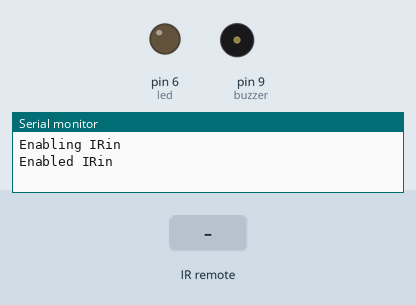
Recording of a sketch running on a simulated Arduino Uno, built with avr-gcc and run on an emulated ATmega328P. Parts: output pins drawn as LEDs (lit = HIGH), buzzer (waves = sounding), the last lines printed to the serial monitor. Inputs (shaded band) come from the test bench.

Above: at 1.2 s.
1.3 s: infrared code 0xFF30CF received
At 1.63 s:
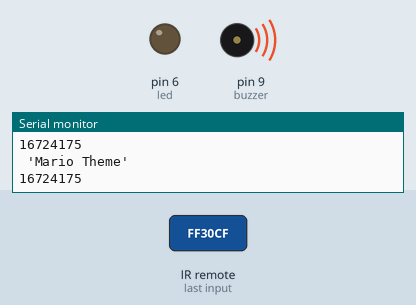
4.3 s: infrared code 0xFFC23D received
At 4.7 s:
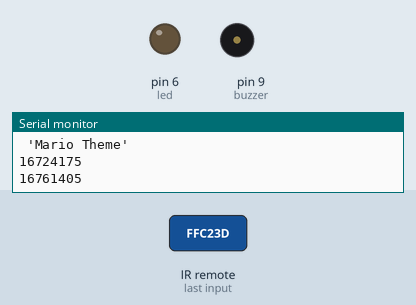
5.8 s: infrared code 0xFF18E7 received
At 13.55 s:
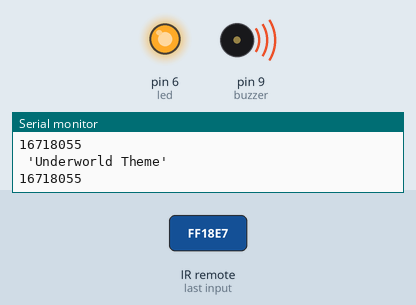
Timing chart, 0 to 14.8 s (numbered marks = the images above; inputs shaded):
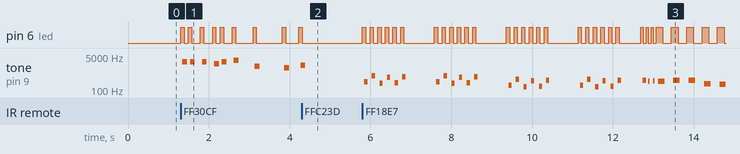

Measured:
- after the input at 1.3 s, tone on pin 9 (buzzer): plays 2568 Hz for 0.12 s, 2585 Hz for 0.12 s, 2585 Hz for 0.12 s, 2062 Hz for 0.12 s, 2585 Hz for 0.12 s, 3059 Hz for 0.12 s … (9 notes in this stretch), starting at once
- after the input at 4.3 s, pin 6 (led): goes on until 4.3 s, then stays LOW; tone on pin 9 (buzzer): goes on until 4.4 s, then stays silent
- after the input at 5.8 s, tone on pin 9 (buzzer): plays 260 Hz for 0.08 s, 521 Hz for 0.08 s, 220 Hz for 0.08 s, 438 Hz for 0.08 s, 233 Hz for 0.08 s, 465 Hz for 0.08 s … (32 notes in this stretch), starting after 0.05 s

The sketch:

ProjetoCarlosZe.ino
```cpp
//Definição de Variaveis
int RECV_PIN = 12;
const int songspeed = 1.5;
int buzzer = 9;
int led = 6;
int song = 0;
//*****************************************
//Definição de notas
#define NOTE_C4  262
#define NOTE_D4  294
#define NOTE_E4  330
#define NOTE_F4  349
#define NOTE_G4  392
#define NOTE_A4  440
#define NOTE_B4  494
#define NOTE_C5  523
#define NOTE_D5  587
#define NOTE_E5  659
#define NOTE_F5  698
#define NOTE_G5  784
#define NOTE_A5  880
#define NOTE_B5  988
#define NOTE_B0  31
#define NOTE_C1  33
#define NOTE_CS1 35
#define NOTE_D1  37
#define NOTE_DS1 39
#define NOTE_E1  41
#define NOTE_F1  44
#define NOTE_FS1 46
#define NOTE_G1  49
#define NOTE_GS1 52
#define NOTE_A1  55
#define NOTE_AS1 58
#define NOTE_B1  62
#define NOTE_C2  65
#define NOTE_CS2 69
#define NOTE_D2  73
#define NOTE_DS2 78
#define NOTE_E2  82
#define NOTE_F2  87
#define NOTE_FS2 93
#define NOTE_G2  98
#define NOTE_GS2 104
#define NOTE_A2  110
#define NOTE_AS2 117
#define NOTE_B2  123
#define NOTE_C3  131
#define NOTE_CS3 139
#define NOTE_D3  147
#define NOTE_DS3 156
#define NOTE_E3  165
#define NOTE_F3  175
#define NOTE_FS3 185
#define NOTE_G3  196
#define NOTE_GS3 208
#define NOTE_A3  220
#define NOTE_AS3 233
#define NOTE_B3  247
#define NOTE_C4  262
#define NOTE_CS4 277
#define NOTE_D4  294
#define NOTE_DS4 311
#define NOTE_E4  330
#define NOTE_F4  349
#define NOTE_FS4 370
#define NOTE_G4  392
#define NOTE_GS4 415
#define NOTE_A4  440
#define NOTE_AS4 466
#define NOTE_B4  494
#define NOTE_C5  523
#define NOTE_CS5 554
#define NOTE_D5  587
#define NOTE_DS5 622
#define NOTE_E5  659
#define NOTE_F5  698
#define NOTE_FS5 740
#define NOTE_G5  784
#define NOTE_GS5 831
#define NOTE_A5  880
#define NOTE_AS5 932
#define NOTE_B5  988
#define NOTE_C6  1047
#define NOTE_CS6 1109
#define NOTE_D6  1175
#define NOTE_DS6 1245
#define NOTE_E6  1319
#define NOTE_F6  1397
#define NOTE_FS6 1480
#define NOTE_G6  1568
#define NOTE_GS6 1661
#define NOTE_A6  1760
#define NOTE_AS6 1865
#define NOTE_B6  1976
#define NOTE_C7  2093
#define NOTE_CS7 2217
#define NOTE_D7  2349
#define NOTE_DS7 2489
#define NOTE_E7  2637
#define NOTE_F7  2794
#define NOTE_FS7 2960
#define NOTE_G7  3136
#define NOTE_GS7 3322
#define NOTE_A7  3520
#define NOTE_AS7 3729
#define NOTE_B7  3951
#define NOTE_C8  4186
#define NOTE_CS8 4435
#define NOTE_D8  4699
#define NOTE_DS8 4978
#define melodyPin 3
//*****************************************
//Definição de Librarias
#include <IRremote.h>
IRrecv irrecv(RECV_PIN);
decode_results results;
//*****************************************
//Definição das Musicas
//*****************************************
//Super Mário
int melody[] = {
  NOTE_E7, NOTE_E7, 0, NOTE_E7,
  0, NOTE_C7, NOTE_E7, 0,
  NOTE_G7, 0, 0,  0,
  NOTE_G6, 0, 0, 0,

  0, 0, NOTE_E6, 0,
  0, NOTE_A6, 0, NOTE_B6,
  0, NOTE_AS6, NOTE_A6, 0,

  NOTE_G6, NOTE_E7, NOTE_G7,
  NOTE_A7, 0, NOTE_F7, NOTE_G7,
  0, NOTE_E7, 0, NOTE_C7,
  NOTE_D7, NOTE_B6, 0, 0,

  NOTE_C7, 0, 0, NOTE_G6,
  0, 0, NOTE_E6, 0,
  0, NOTE_A6, 0, NOTE_B6,
  0, NOTE_AS6, NOTE_A6, 0,

  NOTE_G6, NOTE_E7, NOTE_G7,
  NOTE_A7, 0, NOTE_F7, NOTE_G7,
  0, NOTE_E7, 0, NOTE_C7,
  NOTE_D7, NOTE_B6, 0, 0
};

int tempo[] = {
  12, 12, 12, 12,
  12, 12, 12, 12,
  12, 12, 12, 12,
  12, 12, 12, 12,

  12, 12, 12, 12,
  12, 12, 12, 12,
  12, 12, 12, 12,
  12, 12, 12, 12,

  9, 9, 9,
  12, 12, 12, 12,
  12, 12, 12, 12,
  12, 12, 12, 12,

  12, 12, 12, 12,
  12, 12, 12, 12,
  12, 12, 12, 12,
  12, 12, 12, 12,

  9, 9, 9,
  12, 12, 12, 12,
  12, 12, 12, 12,
  12, 12, 12, 12,
};
//*****************************************
//Underworld
int underworld_melody[] = {
  NOTE_C4, NOTE_C5, NOTE_A3, NOTE_A4,
  NOTE_AS3, NOTE_AS4, 0,
  0,
  NOTE_C4, NOTE_C5, NOTE_A3, NOTE_A4,
  NOTE_AS3, NOTE_AS4, 0,
  0,
  NOTE_F3, NOTE_F4, NOTE_D3, NOTE_D4,
  NOTE_DS3, NOTE_DS4, 0,
  0,
  NOTE_F3, NOTE_F4, NOTE_D3, NOTE_D4,
  NOTE_DS3, NOTE_DS4, 0,
  0, NOTE_DS4, NOTE_CS4, NOTE_D4,
  NOTE_CS4, NOTE_DS4,
  NOTE_DS4, NOTE_GS3,
  NOTE_G3, NOTE_CS4,
  NOTE_C4, NOTE_FS4, NOTE_F4, NOTE_E3, NOTE_AS4, NOTE_A4,
  NOTE_GS4, NOTE_DS4, NOTE_B3,
  NOTE_AS3, NOTE_A3, NOTE_GS3,
  0, 0, 0
};

int underworld_tempo[] = {
  12, 12, 12, 12,
  12, 12, 6,
  3,
  12, 12, 12, 12,
  12, 12, 6,
  3,
  12, 12, 12, 12,
  12, 12, 6,
  3,
  12, 12, 12, 12,
  12, 12, 6,
  6, 18, 18, 18,
  6, 6,
  6, 6,
  6, 6,
  18, 18, 18, 18, 18, 18,
  10, 10, 10,
  10, 10, 10,
  3, 3, 3
};
//*****************************************
//Piratas
int notes_Piratas[] = {
  NOTE_E4, NOTE_G4, NOTE_A4, NOTE_A4, 0,
  NOTE_A4, NOTE_B4, NOTE_C5, NOTE_C5, 0,
  NOTE_C5, NOTE_D5, NOTE_B4, NOTE_B4, 0,
  NOTE_A4, NOTE_G4, NOTE_A4, 0,

  NOTE_E4, NOTE_G4, NOTE_A4, NOTE_A4, 0,
  NOTE_A4, NOTE_B4, NOTE_C5, NOTE_C5, 0,
  NOTE_C5, NOTE_D5, NOTE_B4, NOTE_B4, 0,
  NOTE_A4, NOTE_G4, NOTE_A4, 0,

  NOTE_E4, NOTE_G4, NOTE_A4, NOTE_A4, 0,
  NOTE_A4, NOTE_C5, NOTE_D5, NOTE_D5, 0,
  NOTE_D5, NOTE_E5, NOTE_F5, NOTE_F5, 0,
  NOTE_E5, NOTE_D5, NOTE_E5, NOTE_A4, 0,

  NOTE_A4, NOTE_B4, NOTE_C5, NOTE_C5, 0,
  NOTE_D5, NOTE_E5, NOTE_A4, 0,
  NOTE_A4, NOTE_C5, NOTE_B4, NOTE_B4, 0,
  NOTE_C5, NOTE_A4, NOTE_B4, 0,

  NOTE_A4, NOTE_A4,
  //Repeat of first part
  NOTE_A4, NOTE_B4, NOTE_C5, NOTE_C5, 0,
  NOTE_C5, NOTE_D5, NOTE_B4, NOTE_B4, 0,
  NOTE_A4, NOTE_G4, NOTE_A4, 0,

  NOTE_E4, NOTE_G4, NOTE_A4, NOTE_A4, 0,
  NOTE_A4, NOTE_B4, NOTE_C5, NOTE_C5, 0,
  NOTE_C5, NOTE_D5, NOTE_B4, NOTE_B4, 0,
  NOTE_A4, NOTE_G4, NOTE_A4, 0,

  NOTE_E4, NOTE_G4, NOTE_A4, NOTE_A4, 0,
  NOTE_A4, NOTE_C5, NOTE_D5, NOTE_D5, 0,
  NOTE_D5, NOTE_E5, NOTE_F5, NOTE_F5, 0,
  NOTE_E5, NOTE_D5, NOTE_E5, NOTE_A4, 0,

  NOTE_A4, NOTE_B4, NOTE_C5, NOTE_C5, 0,
  NOTE_D5, NOTE_E5, NOTE_A4, 0,
  NOTE_A4, NOTE_C5, NOTE_B4, NOTE_B4, 0,
  NOTE_C5, NOTE_A4, NOTE_B4, 0,
  //End of Repeat

  NOTE_E5, 0, 0, NOTE_F5, 0, 0,
  NOTE_E5, NOTE_E5, 0, NOTE_G5, 0, NOTE_E5, NOTE_D5, 0, 0,
  NOTE_D5, 0, 0, NOTE_C5, 0, 0,
  NOTE_B4, NOTE_C5, 0, NOTE_B4, 0, NOTE_A4,

  NOTE_E5, 0, 0, NOTE_F5, 0, 0,
  NOTE_E5, NOTE_E5, 0, NOTE_G5, 0, NOTE_E5, NOTE_D5, 0, 0,
  NOTE_D5, 0, 0, NOTE_C5, 0, 0,
  NOTE_B4, NOTE_C5, 0, NOTE_B4, 0, NOTE_A4
};

int duration_Piratas[] = {
  125, 125, 250, 125, 125,
  125, 125, 250, 125, 125,
  125, 125, 250, 125, 125,
  125, 125, 375, 125,

  125, 125, 250, 125, 125,
  125, 125, 250, 125, 125,
  125, 125, 250, 125, 125,
  125, 125, 375, 125,

  125, 125, 250, 125, 125,
  125, 125, 250, 125, 125,
  125, 125, 250, 125, 125,
  125, 125, 125, 250, 125,

  125, 125, 250, 125, 125,
  250, 125, 250, 125,
  125, 125, 250, 125, 125,
  125, 125, 375, 375,

  250, 125,
  //Rpeat of First Part
  125, 125, 250, 125, 125,
  125, 125, 250, 125, 125,
  125, 125, 375, 125,

  125, 125, 250, 125, 125,
  125, 125, 250, 125, 125,
  125, 125, 250, 125, 125,
  125, 125, 375, 125,

  125, 125, 250, 125, 125,
  125, 125, 250, 125, 125,
  125, 125, 250, 125, 125,
  125, 125, 125, 250, 125,

  125, 125, 250, 125, 125,
  250, 125, 250, 125,
  125, 125, 250, 125, 125,
  125, 125, 375, 375,
  //End of Repeat

  250, 125, 375, 250, 125, 375,
  125, 125, 125, 125, 125, 125, 125, 125, 375,
  250, 125, 375, 250, 125, 375,
  125, 125, 125, 125, 125, 500,

  250, 125, 375, 250, 125, 375,
  125, 125, 125, 125, 125, 125, 125, 125, 375,
  250, 125, 375, 250, 125, 375,
  125, 125, 125, 125, 125, 500
};
//*****************************************
//Resto do Código
void setup(void)
{
  pinMode(buzzer, OUTPUT);//buzzer
  pinMode(led, OUTPUT);//led indicator when singing a note
  Serial.begin(9600);

  Serial.println("Enabling IRin");
  irrecv.enableIRIn();
  Serial.println("Enabled IRin");
}
void loop()
{

  if (irrecv.decode(&results)) {
    Serial.println(results.value);
    if (results.value == 16724175) {
      sing(1);
    }
    if (results.value == 16718055) {
      sing(2);
    }
    if (results.value == 16743045) {
      sing(3);
    }

    irrecv.resume();
  }

}

void sing(int s) {

  song = s;
  if (song == 2) {
    Serial.println(" 'Underworld Theme'");
    int size = sizeof(underworld_melody) / sizeof(int);
    for (int thisNote = 0; thisNote < size; thisNote++) {

      int noteDuration = 1000 / underworld_tempo[thisNote];

      if (irrecv.decode(&results)) {
        Serial.println(results.value);
        if (results.value == 16761405) {
          thisNote=size;
        }
        if (results.value == 16724175) {
          sing(1);
          thisNote=size;
        }
        if (results.value == 16743045) {
          sing(3);
          thisNote=size;
        }

        irrecv.resume();
      }

      buzz(buzzer, underworld_melody[thisNote], noteDuration);

      int pauseBetweenNotes = noteDuration * 1.30;
      delay(pauseBetweenNotes);

      buzz(buzzer, 0, noteDuration);

    }

  } else if (song == 1) {

    Serial.println(" 'Mario Theme'");
    int size = sizeof(melody) / sizeof(int);
    for (int thisNote = 0; thisNote < size; thisNote++) {

      int noteDuration = 1000 / tempo[thisNote];

      if (irrecv.decode(&results)) {
        Serial.println(results.value);
        if (results.value == 16761405) {
          thisNote=size;
        }
        if (results.value == 16718055) {
          sing(2);
          thisNote=size;
        }
        if (results.value == 16743045) {
          sing(3);
          thisNote=size;
        }

        irrecv.resume();
      }
      buzz(buzzer, melody[thisNote], noteDuration);

      int pauseBetweenNotes = noteDuration * 1.30;
      delay(pauseBetweenNotes);
      buzz(buzzer, 0, noteDuration);

    }
  }
  else if (song == 3)
  {
    for (int i = 0; i < 203; i++) {
      if (irrecv.decode(&results)) {
        Serial.println(results.value);
        if (results.value == 16761405) {

          i=203;
        }
        if (results.value == 16718055) {
          sing(2);
          i=203;
        }
        if (results.value == 16724175) {
          sing(1);
          i=203;
        }

        irrecv.resume();
      }
      int wait = duration_Piratas[i] * songspeed;
      tone(buzzer, notes_Piratas[i], wait);        //tone(pin,frequency,duration)
      delay(wait);
    }
  }


}
void buzz(int buzzer, long frequency, long length) {
  digitalWrite(led, HIGH);
  long delayValue = 1000000 / frequency / 2;
  long numCycles = frequency * length / 1000;
  for (long i = 0; i < numCycles; i++) {

    digitalWrite(buzzer, HIGH);
    delayMicroseconds(delayValue);
    digitalWrite(buzzer, LOW);
    delayMicroseconds(delayValue);

  }
  digitalWrite(led, LOW);

}
```
